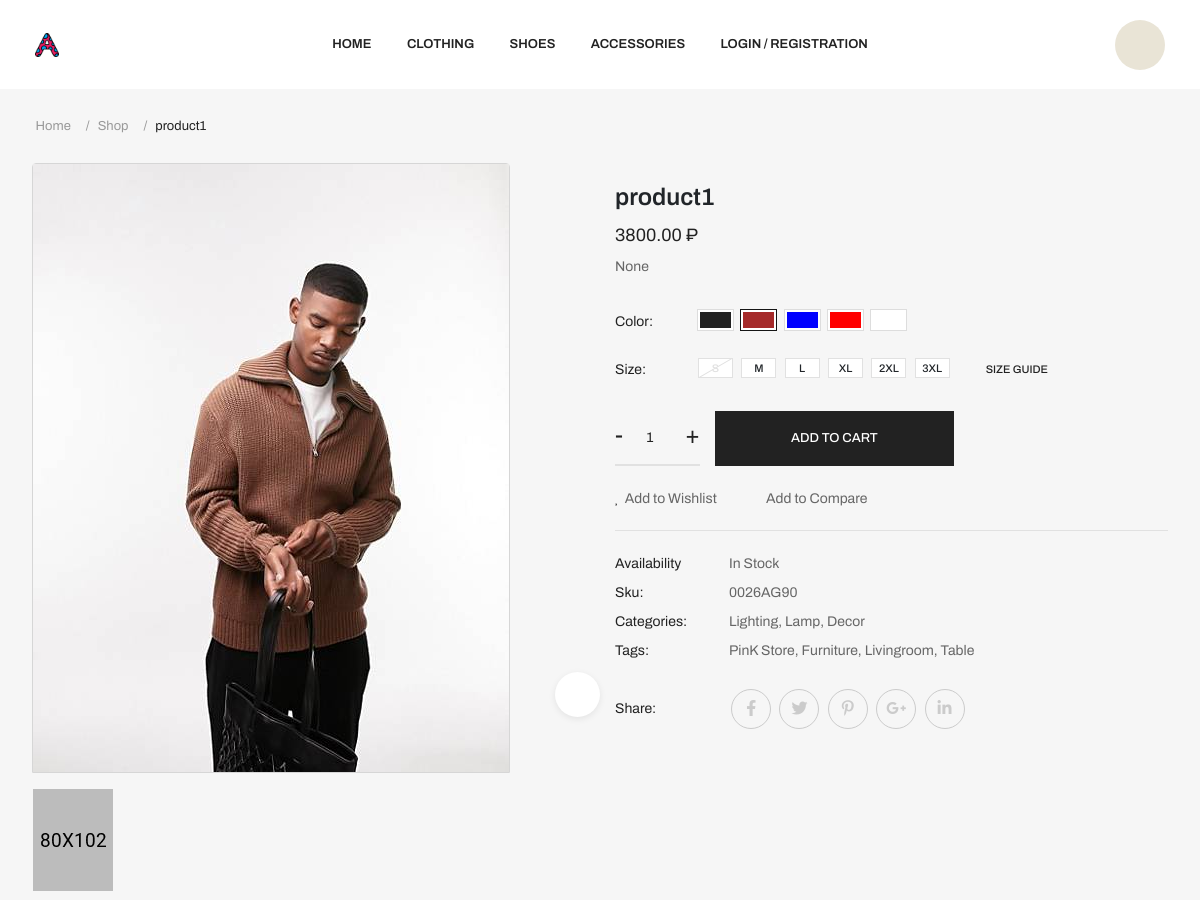
Before: /shop/product/9 (upper part) with the older database file.
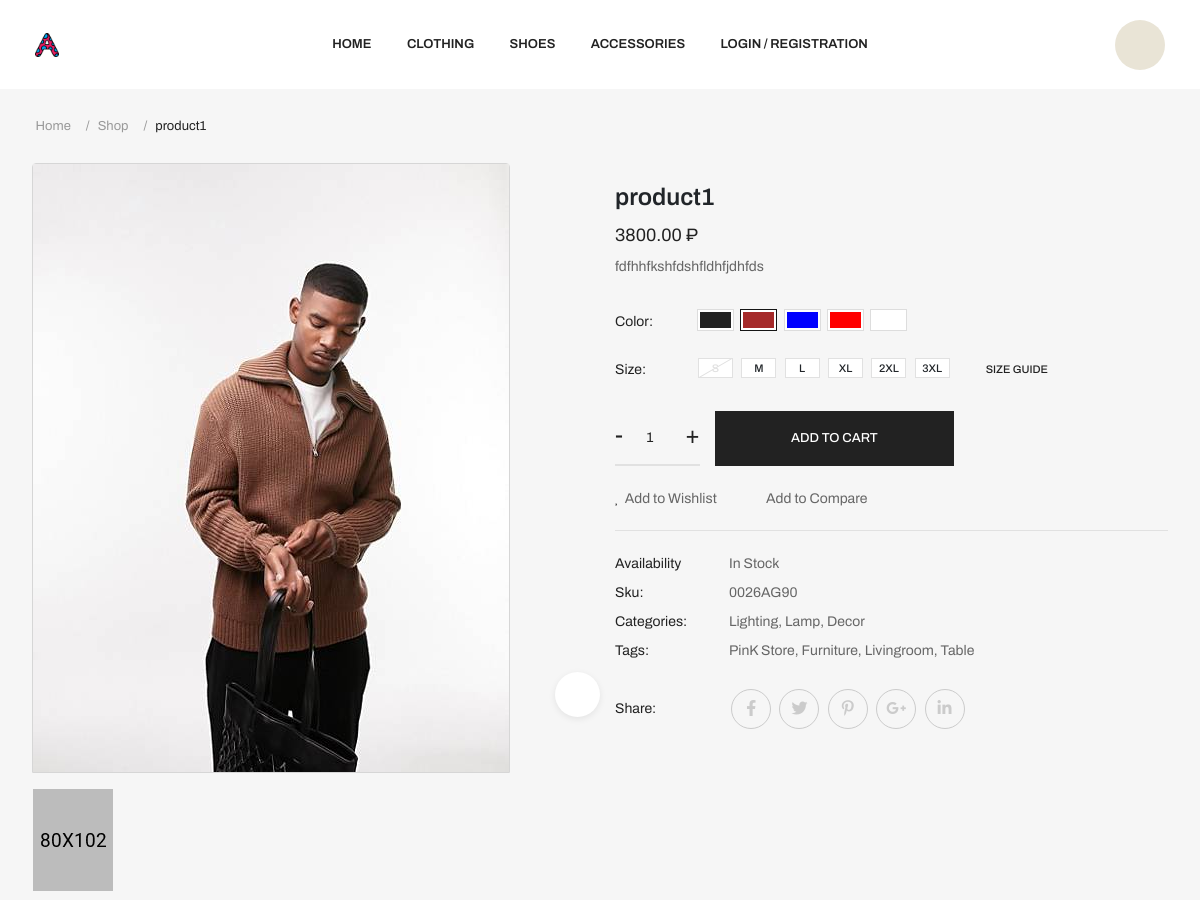
After: the same page with the newer database file.
### shop/models.py (models this page shows, shortened)
class Product(models.Model):
    name = models.CharField(max_length=255, verbose_name='product_name')
    code = models.CharField(max_length=255, verbose_name='product_code')
    category = models.CharField(max_length=255, verbose_name='product_category', blank=True, null=True)
    brand = models.CharField(max_length=255, verbose_name='product_brand', blank=True, null=True)
    price = models.DecimalField(max_digits=20, decimal_places=2)
    unit = models.CharField(max_length=255, blank=True, null=True)
    image = models.ImageField(upload_to='shop/images', blank=True, null=True)
    image2 = models.ImageField(upload_to='shop/images', blank=True, null=True)
    image3 = models.ImageField(upload_to='shop/images', blank=True, null=True)
    image4 = models.ImageField(upload_to='shop/images', blank=True, null=True)
    image5 = models.ImageField(upload_to='shop/images', blank=True, null=True)
    note = models.TextField(blank=True, null=True)
    class Meta:
        ordering = ['pk']

### shop/views.py (the view)
# urls.py: path('product/<int:pk>', views.ProductsDetailView.as_view(), name='shop/product_details'),
class ProductsDetailView(DetailView):
    model = Product
    template_name = 'shop/product_details.html'

### templates/shop/product_details.html (shortened to what this page needs)
{% load static %}
<!doctype html>
<html class="no-js" lang="zxx">
<head>
    <link rel="stylesheet" href="{% static '/css/preloader.css' %}">
    <link rel="stylesheet" href="{% static '/css/bootstrap.min.css' %}">
    <link rel="stylesheet" href="{% static 'css/owl.carousel.min.css' %}">
    <link rel="stylesheet" href="{% static '/css/animate.min.css' %}">
    <link rel="stylesheet" href="{% static '/css/magnific-popup.css' %}">
    <link rel="stylesheet" href="{% static '/css/meanmenu.css' %}">
    <link rel="stylesheet" href="{% static '/css/animate.min.css' %}">
    <link rel="stylesheet" href="{% static '/css/slick.css' %}">
    <link rel="stylesheet" href="{% static '/css/fontawesome-all.min.css' %}">
    <link rel="stylesheet" href="{% static '/css/themify-icons.css' %}">
    <link rel="stylesheet" href="{% static '/css/nice-select.css' %}">
    <link rel="stylesheet" href="{% static '/css/ui-range-slider.css' %}">
    <link rel="stylesheet" href="{% static '/css/main.css' %}">
</head>
<body>
    <header >
        <div class="header-area">
            <div id="header-sticky" class="header-main header-main-2 header-padding-2 pl-60 pr-60 header-sticky header-sticky-white">
                <div class="row align-items-center">
                    <div class="col-xxl-3 col-xl-2 col-lg-2 col-md-4 col-sm-6 col-4">
                        <div class="header-left">
                            <div class="logo pr-55 d-inline-block">
                                <a href="{% url 'index' %}">
                                    <img src="{% static '/img/icon.png' %}" width="24" height="24" alt="Anil's Logo">
                                </a>
                            </div>
                        </div>
                    </div>
                    <div class="col-xxl-6 col-xl-8 col-lg-8 d-none d-lg-block">
                        <div class="main-menu p-rel d-flex align-items-center justify-content-center">
                            <nav id="mobile-menu">
                                <ul>
                                    <li>
                                        <a href="{% url 'index' %}">Home</a>
                                    </li>
                                    <li class="static">
                                        <a href="{% url 'shop/shop' %}">Clothing</a>
                                     </li>
                                    <li class="static">
                                        <a href="{% url 'shop/shop' %}">Shoes</a>
                                     </li>
                                    <li class="static">
                                        <a href="{% url 'shop/shop' %}">Accessories</a>
                                    </li>
                                    {% if user.is_authenticated %}
                                        <li></li>
                                        {{ user.username }}
                                        <li></li>
                                        <li>
                                        <a href="{% url 'authentication/logout' %}"> Log Out</a>
                                        </li>
                                    {% else %}
                                        <li>
                                            <a href="{% url 'authentication/login' %}">Login / Registration</a>
                                        </li>
                                    {% endif %}
                                </ul>
                            </nav>
                        </div>
                    </div>
                    <div class="col-xxl-3 col-xl-2 col-lg-2 col-md-8 col-sm-6 col-8">
                        <div class="header-right-wrapper d-flex align-items-center justify-content-end">
                            <div class="header-right header-right-2 d-flex align-items-center justify-content-end">
                                <div class="header-icon header-icon-2 d-inline-block ml-30">
                                    <a href="javascript:void(0)" class="search-toggle"><i class="fal fa-search"></i></a>
                                    <a href="{% url 'shop/cart' %}">
                                        <button type="button" data-bs-toggle="modal" data-bs-target="#cartMiniModal"><i class="fal fa-shopping-cart"></i></button>
                                    </a>
                                </div>
                            </div>
                        </div>
                    </div>
                </div>
            </div>
        </div>
    </header>
    <main>
        <div class="breadcrumb-area-2 box-plr-45 gray-bg-4">
            <div class="container-fluid">
                <div class="row">
                    <div class="col-xxl-12">
                        <nav aria-label="breadcrumb" class="breadcrumb-list-2">
                            <ol class="breadcrumb">
                              <li class="breadcrumb-item"><a href="{% url 'index' %}">Home</a></li>
                              <li class="breadcrumb-item"><a href="{% url 'shop/shop' %}">Shop</a></li>
                              <li class="breadcrumb-item active" aria-current="page">{{ product.name }}</li>
                            </ol>
                          </nav>
                    </div>
                </div>
            </div>
        </div>
        <section class="product__details-area pb-45 box-plr-45 gray-bg-4">
            <div class="container-fluid">
                <div class="row">
                    <div class="col-xxl-6 col-xl-6 col-lg-6">
                        <div class="product__details-nav-wrapper d-sm-flex align-items-center">
                            <div class="product__details-nav mr-120">
                                <ul class="nav nav-tabs flex-sm-column" id="productDetailsNav" role="tablist">
                                    <li class="nav-item" role="presentation">
                                      <button class="nav-link active" id="pro-nav-1-tab" data-bs-toggle="tab" data-bs-target="#pro-nav-1" type="button" role="tab" aria-controls="pro-nav-1" aria-selected="true">
                                          <img src="{{ product.image.url }}" alt="">
                                      </button>
                                    </li>
                                    <li class="nav-item" role="presentation">
                                      <button class="nav-link" id="pro-nav-2-tab" data-bs-toggle="tab" data-bs-target="#pro-nav-2" type="button" role="tab" aria-controls="pro-nav-2" aria-selected="false">
                                        <img src="assets/img/products/details/nav/product-details-nav-2.jpg" alt="">
                                      </button>
                                    </li>
                                  </ul>
                            </div>
                            <div class="product__details-thumb">
                                <div class="tab-content" id="productDetailsTabContent">
                                    <div class="tab-pane fade show active" id="pro-nav-1" role="tabpanel" aria-labelledby="pro-nav-1-tab">
                                        <div class="product-nav-thumb-wrapper">
                                            <a href="{{ product.image.url }}" class="product-img-zoom popup-image">
                                                <i class="fal fa-compress"></i>
                                            </a>
                                        </div>
                                    </div>
                                  </div>
                            </div>
                        </div>
                    </div>
                    <div class="col-xxl-4 col-xl-6 col-lg-6">
                        <div class="product__details-content pt-60">
                            <h3 class="product__details-title">
                                <a href="product-details.html">{{ product.name }}</a>
                            </h3>
                            <div class="product__details-price">
                                <span class="price">{{ product.price }} ₽</span>
                            </div>
                            <p class="product-des">{{ product.unit }}</p>
                            <div class="product__details-color d-sm-flex align-items-center mb-25">
                                <span>Color:</span>
                                <ul>
                                    <li><a href="#" class="black"></a></li>
                                    <li><a href="#" class="active brown"></a></li>
                                    <li><a href="#" class="blue"></a></li>
                                    <li><a href="#" class="red"></a></li>
                                    <li><a href="#" class="white"></a></li>
                                </ul>
                            </div>
                            <div class="product__details-size d-sm-flex align-items-center mb-30">
                                <span>Size: </span>
                                <ul class="mr-30">
                                    <li>
                                        <a href="#" class="unavailable">S</a>
                                    </li>
                                    <li>
                                        <a href="#" >M</a>
                                    </li>
                                    <li>
                                        <a href="#">L</a>
                                    </li>
                                    <li>
                                        <a href="#">XL</a>
                                    </li>
                                    <li>
                                        <a href="#">2XL</a>
                                    </li>
                                    <li>
                                        <a href="#">3XL</a>
                                    </li>
                                </ul>
                                <button type="button" class="product-size-guide-btn float-sm-end" data-bs-toggle="modal" data-bs-target="#productSizeModal">Size Guide</button>
                            </div>
                            <div class="product__details-action">
                                <form method="post" action="{% url 'add_item_to_cart' product.pk %}">
                                    <div class="product__details-quantity d-sm-flex align-items-center">
                                        <div class="product-quantity mb-20 mr-15">
                                            <div class="cart-plus-minus">
                                                <input type="number" name="quantity" value="1" min="1"
                                                       required id = "id_quantity"/>
                                            </div>
                                        </div>
                                        <div class="product-add-cart mb-20">
                                            <button class="s-btn s-btn-2 s-btn-big" type="submit">add to cart</button>
                                        </div>
                                    </div>
                                </form>
                            </div>
                            <div class="product__details-compare">
                                <ul>
                                    <li>
                                        <a href="#"><i class="fal fa-heart"></i>Add to Wishlist</a>
                                    </li>
                                    <li>
                                        <a href="#"><i class="fal fa-layer-group"></i>Add to Compare</a>
                                    </li>
                                </ul>
                            </div>
                            <div class="product__details-meta mb-25">
                                <ul>
                                    <li>
                                        <div class="product-availibility">
                                            <span>Availability</span>
                                            <p>
                                                <span>In Stock</span>
                                            </p>
                                        </div>
                                    </li>
                                    <li>
                                        <div class="product-sku">
                                            <span>Sku:</span>
                                            <p>
                                                <span>0026AG90</span>
                                            </p>
                                        </div>
                                    </li>
                                    <li>
                                        <div class="product-sku">
                                            <span>Categories:</span>
                                            <p>
                                                <a href="#">Lighting,</a>
                                                <a href="#">Lamp,</a>
                                                <a href="#">Decor</a>
                                            </p>
                                        </div>
                                    </li>
                                    <li>
                                        <div class="product-sku">
                                            <span>Tags:</span>
                                            <p>
                                                <a href="#">PinK Store,</a>
                                                <a href="#">Furniture,</a>
                                                <a href="#">Livingroom,</a>
                                                <a href="#">Table</a>
                                            </p>
                                        </div>
                                    </li>
                                </ul>
                            </div>
                            <div class="product__details-social d-sm-flex align-items-center">
                                <span>Share: </span>
                                <ul>
                                    <li>
                                        <a href="#"><i class="fab fa-facebook-f"></i></a>
                                    </li>
                                    <li>
                                        <a href="#"><i class="fab fa-twitter"></i></a>
                                    </li>
                                    <li>
                                        <a href="#"><i class="fab fa-pinterest-p"></i></a>
                                    </li>
                                    <li>
                                        <a href="#"><i class="fab fa-google-plus-g"></i></a>
                                    </li>
                                    <li>
                                        <a href="#"><i class="fab fa-linkedin-in"></i></a>
                                    </li>
                                </ul>
                            </div>
                        </div>
                    </div>
                </div>
            </div>
        </section>
</main>
</body>
</html>

Changed rows visible on the page:
changed Product "product1": unit "None" → "fdfhhfkshfdshfldhfjdhfds"
